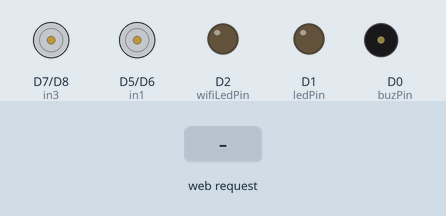
This sketch was run on a simulated ESP8266 (NodeMCU). Shown: motor-driver pin pairs drawn as motors (green arrow = first pin HIGH = forward, orange = second pin HIGH = backward, longer = more drive), output pins drawn as LEDs (lit = HIGH), buzzer (waves = sounding, pin HIGH). Inputs (shaded band) come from the test bench. WiFi joins after 1.5 s; servers stay silent unless stated; what the sketch prints to the serial monitor is not drawn.

Above: at 5.7 s.
5.8 s: HTTP request GET /?State=F received
At 7.0 s:
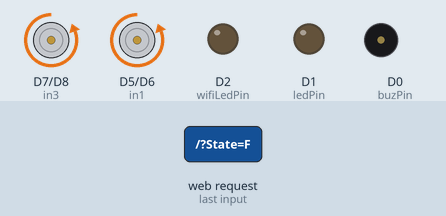
7.3 s: HTTP request GET /?State=B received
At 8.3 s:
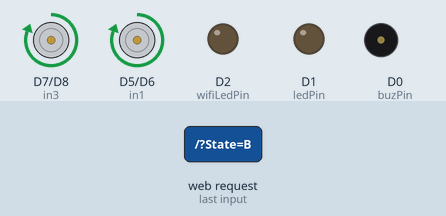
8.8 s: HTTP request GET /?State=R received
At 9.4 s:
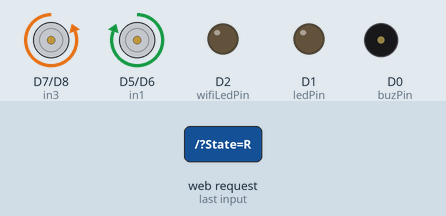
10.3 s: HTTP request GET /?State=L received
At 10.6 s:
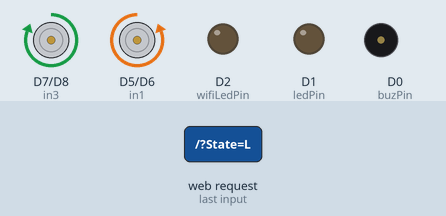
Timing chart, 0 to 12.8 s (numbered marks = the images above; inputs shaded):
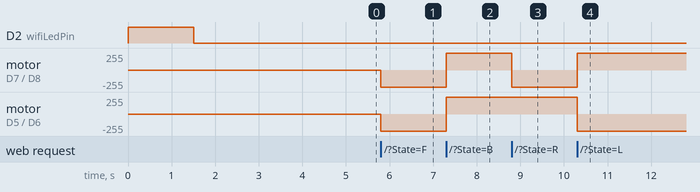

Measured:
- after the input at 5.8 s, motor on D7 (in3) / D8 (in4), motor on D5 (in1) / D6 (in2): stopped → backward 255/255 at once
- after the input at 7.3 s, motor on D7 (in3) / D8 (in4), motor on D5 (in1) / D6 (in2): backward 255/255 → forward 255/255 at once
- after the input at 8.8 s, motor on D7 (in3) / D8 (in4): forward 255/255 → backward 255/255 at once
- after the input at 10.3 s, motor on D7 (in3) / D8 (in4): backward 255/255 → forward 255/255 at once; motor on D5 (in1) / D6 (in2): forward 255/255 → backward 255/255 at once

The sketch:

WiFi_Controlled_ESP8266.ino
```cpp
#include <ESP8266WiFi.h>
#include <ESP8266WebServer.h>
#include <ArduinoOTA.h>

// connections for drive Motor FR & BR
//int enA = D3;
int in1 = D5;
int in2 = D6;
// connections for drive Motor FL & BL
int in3 = D7;
int in4 = D8;
//int enB = D6;

const int buzPin = D0;      // set digital pin D7 as buzzer pin (use active buzzer)
const int ledPin = D1;      // set digital pin D8 as LED pin (use super bright LED)
const int wifiLedPin = D2;  // set digital pin D0 as indication, the LED turn on if NodeMCU connected to WiFi as STA mode

String command;    // String to store app command state.
int SPEED = 122;
int speed_Coeff = 3;

ESP8266WebServer server(80);  // Create a webserver object that listens for HTTP request on port 80

unsigned long previousMillis = 0;

String sta_ssid = "";      // set Wifi networks you want to connect to
String sta_password = "";  // set password for Wifi networks


void setup() {
  Serial.begin(115200);  // set up Serial library at 115200 bps
  Serial.println();
  Serial.println("*WiFi Robot Remote Control Mode - L298N 2A*");
  Serial.println("------------------------------------------------");

  pinMode(buzPin, OUTPUT);      // sets the buzzer pin as an Output
  pinMode(ledPin, OUTPUT);      // sets the LED pin as an Output
  pinMode(wifiLedPin, OUTPUT);  // sets the Wifi LED pin as an Output
  digitalWrite(buzPin, LOW);
  digitalWrite(ledPin, LOW);
  digitalWrite(wifiLedPin, HIGH);

  // Set all the motor control pins to outputs
  pinMode(in1, OUTPUT);
  pinMode(in2, OUTPUT);
  pinMode(in3, OUTPUT);
  pinMode(in4, OUTPUT);


  // Turn off motors - Initial state
  digitalWrite(in1, LOW);
  digitalWrite(in2, LOW);
  digitalWrite(in3, LOW);
  digitalWrite(in4, LOW);


  // set NodeMCU Wifi hostname based on chip mac address
  String chip_id = String(ESP.getChipId(), HEX);
  int i = chip_id.length() - 4;
  chip_id = chip_id.substring(i);
  chip_id = "WiFi_RC_Car-" + chip_id;
  String hostname(chip_id);

  Serial.println();
  Serial.println("Hostname: " + hostname);

  // first, set NodeMCU as STA mode to connect with a Wifi network
  WiFi.mode(WIFI_STA);
  WiFi.begin(sta_ssid.c_str(), sta_password.c_str());
  Serial.println("");
  Serial.print("Connecting to: ");
  Serial.println(sta_ssid);
  Serial.print("Password: ");
  Serial.println(sta_password);

  // try to connect with Wifi network about 10 seconds
  unsigned long currentMillis = millis();
  previousMillis = currentMillis;
  while (WiFi.status() != WL_CONNECTED && currentMillis - previousMillis <= 10000) {
    delay(500);
    Serial.print(".");
    currentMillis = millis();
  }

  // if failed to connect with Wifi network set NodeMCU as AP mode
  if (WiFi.status() == WL_CONNECTED) {
    Serial.println("");
    Serial.println("*WiFi-STA-Mode*");
    Serial.print("IP: ");
    Serial.println(WiFi.localIP());
    digitalWrite(wifiLedPin, LOW);  // Wifi LED on when connected to Wifi as STA mode
    delay(3000);
  } else {
    WiFi.mode(WIFI_AP);
    WiFi.softAP(hostname.c_str());
    IPAddress myIP = WiFi.softAPIP();
    Serial.println("");
    Serial.println("WiFi failed connected to " + sta_ssid);
    Serial.println("");
    Serial.println("*WiFi-AP-Mode*");
    Serial.print("AP IP address: ");
    Serial.println(myIP);
    digitalWrite(wifiLedPin, HIGH);  // Wifi LED off when status as AP mode
    delay(3000);
  }


  server.on("/", HTTP_handleRoot);     // call the 'handleRoot' function when a client requests URI "/"
  server.onNotFound(HTTP_handleRoot);  // when a client requests an unknown URI (i.e. something other than "/"), call function "handleNotFound"
  server.begin();                      // actually start the server

  ArduinoOTA.begin();  // enable to receive update/uploade firmware via Wifi OTA
}

void loop() {
  ArduinoOTA.handle();    // listen for update OTA request from clients
  server.handleClient();  // listen for HTTP requests from clients

  command = server.arg("State");  // check HTPP request, if has arguments "State" then saved the value
  if (command == "F") Forward();  // check string then call a function or set a value
  else if (command == "B") Backward();
  else if (command == "R") TurnRight();
  else if (command == "L") TurnLeft();


  else if (command == "S") Stop();

  else if (command == "0") SPEED = 60;
  else if (command == "1") SPEED = 70;
  else if (command == "2") SPEED = 81;
  else if (command == "3") SPEED = 95;
  else if (command == "4") SPEED = 105;
  else if (command == "5") SPEED = 122;
  else if (command == "6") SPEED = 150;
  else if (command == "7") SPEED = 196;
  else if (command == "8") SPEED = 272;
  else if (command == "9") SPEED = 400;
  else if (command == "q") SPEED = 1023;
}

// function prototypes for HTTP handlers
void HTTP_handleRoot(void) {
  server.send(200, "text/html", "");  // Send HTTP status 200 (Ok) and send some text to the browser/client

  if (server.hasArg("State")) {
    Serial.println(server.arg("State"));
  }
}

void handleNotFound() {
  server.send(404, "text/plain", "404: Not found");  // Send HTTP status 404 (Not Found) when there's no handler for the URI in the request
}

// function to move forward
void Forward() {
  digitalWrite(in1, LOW);
  digitalWrite(in2, HIGH);
  digitalWrite(in3, LOW);
  digitalWrite(in4, HIGH);
}

// function to move backward
void Backward() {
  digitalWrite(in1, HIGH);
  digitalWrite(in2, LOW);
  digitalWrite(in3, HIGH);
  digitalWrite(in4, LOW);
}

// function to turn right
void TurnRight() {
  digitalWrite(in1, HIGH);
  digitalWrite(in2, LOW);
  digitalWrite(in3, LOW);
  digitalWrite(in4, HIGH);
}


// function to turn left
void TurnLeft() {
  digitalWrite(in1, LOW);
  digitalWrite(in2, HIGH);
  digitalWrite(in3, HIGH);
  digitalWrite(in4, LOW);
}


// function to stop motors
void Stop() {
  digitalWrite(in1, LOW);
  digitalWrite(in2, LOW);
  digitalWrite(in3, LOW);
  digitalWrite(in4, LOW);
}
```
